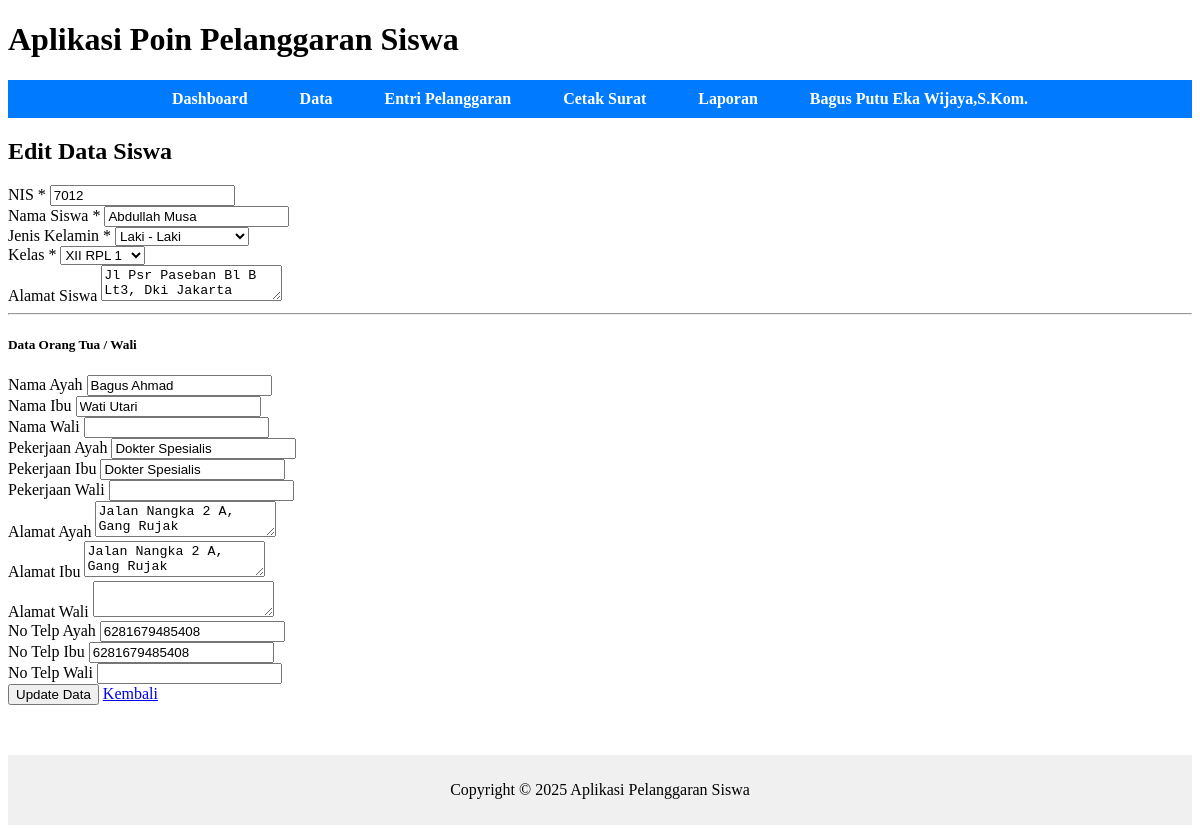
/pages/siswa/edit.php?id=7012 (signed in), run on the app's committed database.
### tables this page shows
CREATE TABLE `siswa` (
  `nis` int(5) NOT NULL,
  `nama_siswa` varchar(50) DEFAULT NULL,
  `jenis_kelamin` enum('Laki - Laki','Perempuan') DEFAULT NULL,
  `alamat` varchar(100) DEFAULT NULL,
  `password` varchar(70) DEFAULT NULL,
  `status` enum('aktif','lulus','keluar') DEFAULT NULL,
  `id_ortu_wali` int(5) DEFAULT NULL,
  `id_kelas` int(3) DEFAULT NULL
);

CREATE TABLE `ortu_wali` (
  `id_ortu_wali` int(5) NOT NULL,
  `ayah` varchar(50) DEFAULT NULL,
  `ibu` varchar(50) DEFAULT NULL,
  `wali` varchar(50) DEFAULT NULL,
  `pekerjaan_ayah` varchar(50) DEFAULT NULL,
  `pekerjaan_ibu` varchar(50) DEFAULT NULL,
  `pekerjaan_wali` varchar(50) DEFAULT NULL,
  `no_telp_ayah` varchar(16) DEFAULT NULL,
  `no_telp_ibu` varchar(16) DEFAULT NULL,
  `no_telp_wali` varchar(16) DEFAULT NULL,
  `alamat_ayah` varchar(100) DEFAULT NULL,
  `alamat_ibu` varchar(100) DEFAULT NULL,
  `alamat_wali` varchar(100) DEFAULT NULL
);

### pages/siswa/edit.php (the view, shortened to what this page needs)
<?php
include('../../config/config.php');
include('../../includes/header.php');
$id = isset($_GET['id']) ? $_GET['id'] : 0;
$query_kelas = "SELECT kelas.id_kelas, tingkat.tingkat, program_keahlian.program_keahlian, kelas.rombel
                FROM kelas
                JOIN tingkat ON kelas.id_tingkat = tingkat.id_tingkat
                JOIN program_keahlian ON kelas.id_program_keahlian = program_keahlian.id_program_keahlian
                ORDER BY tingkat.tingkat ASC, program_keahlian.program_keahlian ASC, kelas.rombel ASC";
$result_kelas = mysqli_query($conn, $query_kelas);
$query = "SELECT
            siswa.nis AS nis, siswa.nama_siswa AS nama_siswa, siswa.jenis_kelamin AS jenis_kelamin, siswa.alamat AS alamat, siswa.id_kelas AS id_kelas,
            ortu_wali.ayah AS ayah, ortu_wali.ibu AS ibu, ortu_wali.wali AS wali,
            ortu_wali.pekerjaan_ayah AS pekerjaan_ayah, ortu_wali.pekerjaan_ibu AS pekerjaan_ibu, ortu_wali.pekerjaan_wali AS pekerjaan_wali,
            ortu_wali.alamat_ayah AS alamat_ayah, ortu_wali.alamat_ibu AS alamat_ibu, ortu_wali.alamat_wali AS alamat_wali,
            ortu_wali.no_telp_ayah AS no_telp_ayah, ortu_wali.no_telp_ibu AS no_telp_ibu, ortu_wali.no_telp_wali AS no_telp_wali,
            kelas.id_kelas AS current_id_kelas
          FROM siswa
          LEFT JOIN ortu_wali ON siswa.id_ortu_wali = ortu_wali.id_ortu_wali
          LEFT JOIN kelas ON siswa.id_kelas = kelas.id_kelas
          WHERE siswa.nis = '$id'";
$result = mysqli_query($conn, $query);
$data = mysqli_fetch_assoc($result);
if (!$data) {
    echo "<div class='alert alert-danger text-center mt-4'>Data siswa tidak ditemukan!</div>";
} else {
    ?>
    <div class="text-center mb-4">
        <h2>Edit Data Siswa</h2>
    </div>
    <div class="container">
        <div class="card shadow-sm">
            <div class="card-body">
                <form method="POST" action="../../process/siswa_process.php">
                    <div class="row mb-3">
                        <div class="col-md-6">
                            <label class="form-label fw-bold">NIS <span class="text-danger">*</span></label>
                            <input type="text" class="form-control" name="nis"
                                value="<?php echo htmlspecialchars($data['nis']); ?>" readonly>
                        </div>
                        <div class="col-md-6">
                            <label class="form-label fw-bold">Nama Siswa <span class="text-danger">*</span></label>
                            <input type="text" class="form-control" name="nama_siswa"
                                value="<?php echo htmlspecialchars($data['nama_siswa']); ?>" required>
                        </div>
                    </div>
                    <div class="row mb-3">
                        <div class="col-md-6">
                            <label class="form-label fw-bold">Jenis Kelamin <span class="text-danger">*</span></label>
                            <select class="form-select" name="jenis_kelamin" required>
                                <option value="Laki - Laki" <?php echo ($data['jenis_kelamin'] == 'Laki - Laki') ? 'selected' : ''; ?>>Laki - Laki</option>
                            </select>
                        </div>
                        <div class="col-md-6">
                            <label class="form-label fw-bold">Kelas <span class="text-danger">*</span></label>
                            <select class="form-select" name="id_kelas" required>
                                <?php
                                if ($result_kelas && mysqli_num_rows($result_kelas) > 0) {
                                    mysqli_data_seek($result_kelas, 0);
                                    while ($row_kelas = mysqli_fetch_assoc($result_kelas)) {
                                        $nama_kelas = $row_kelas['tingkat'] . " " . $row_kelas['program_keahlian'] . " " . $row_kelas['rombel'];
                                        $selected = ($data['id_kelas'] == $row_kelas['id_kelas']) ? 'selected' : '';
                                        echo '<option value="' . $row_kelas['id_kelas'] . '" ' . $selected . '>' . $nama_kelas . '</option>';
                                    }
                                }
                                ?>
                            </select>
                        </div>
                    </div>
                    <div class="mb-3">
                        <label class="form-label fw-bold">Alamat Siswa</label>
                        <textarea class="form-control" name="alamat"
                            rows="2"><?php echo htmlspecialchars($data['alamat']); ?></textarea>
                    </div>
                    <hr class="my-4">
                    <h5 class="mb-3">Data Orang Tua / Wali</h5>
                    <div class="row mb-3">
                        <div class="col-md-4">
                            <label class="form-label fw-bold">Nama Ayah</label>
                            <input type="text" class="form-control" name="ayah"
                                value="<?php echo htmlspecialchars($data['ayah'] ?? ''); ?>">
                        </div>
                        <div class="col-md-4">
                            <label class="form-label fw-bold">Nama Ibu</label>
                            <input type="text" class="form-control" name="ibu"
                                value="<?php echo htmlspecialchars($data['ibu'] ?? ''); ?>">
                        </div>
                        <div class="col-md-4">
                            <label class="form-label fw-bold">Nama Wali</label>
                            <input type="text" class="form-control" name="wali"
                                value="<?php echo htmlspecialchars($data['wali'] ?? ''); ?>">
                        </div>
                    </div>
                    <div class="row mb-3">
                        <div class="col-md-4">
                            <label class="form-label fw-bold">Pekerjaan Ayah</label>
                            <input type="text" class="form-control" name="pekerjaan_ayah"
                                value="<?php echo htmlspecialchars($data['pekerjaan_ayah'] ?? ''); ?>">
                        </div>
                        <div class="col-md-4">
                            <label class="form-label fw-bold">Pekerjaan Ibu</label>
                            <input type="text" class="form-control" name="pekerjaan_ibu"
                                value="<?php echo htmlspecialchars($data['pekerjaan_ibu'] ?? ''); ?>">
                        </div>
                        <div class="col-md-4">
                            <label class="form-label fw-bold">Pekerjaan Wali</label>
                            <input type="text" class="form-control" name="pekerjaan_wali"
                                value="<?php echo htmlspecialchars($data['pekerjaan_wali'] ?? ''); ?>">
                        </div>
                    </div>
                    <div class="row mb-3">
                        <div class="col-md-4">
                            <label class="form-label fw-bold">Alamat Ayah</label>
                            <textarea class="form-control" name="alamat_ayah"
                                rows="2"><?php echo htmlspecialchars($data['alamat_ayah'] ?? ''); ?></textarea>
                        </div>
                        <div class="col-md-4">
                            <label class="form-label fw-bold">Alamat Ibu</label>
                            <textarea class="form-control" name="alamat_ibu"
                                rows="2"><?php echo htmlspecialchars($data['alamat_ibu'] ?? ''); ?></textarea>
                        </div>
                        <div class="col-md-4">
                            <label class="form-label fw-bold">Alamat Wali</label>
                            <textarea class="form-control" name="alamat_wali"
                                rows="2"><?php echo htmlspecialchars($data['alamat_wali'] ?? ''); ?></textarea>
                        </div>
                    </div>
                    <div class="row mb-3">
                        <div class="col-md-4">
                            <label class="form-label fw-bold">No Telp Ayah</label>
                            <input type="text" class="form-control" name="no_telp_ayah"
                                value="<?php echo htmlspecialchars($data['no_telp_ayah'] ?? ''); ?>">
                        </div>
                        <div class="col-md-4">
                            <label class="form-label fw-bold">No Telp Ibu</label>
                            <input type="text" class="form-control" name="no_telp_ibu"
                                value="<?php echo htmlspecialchars($data['no_telp_ibu'] ?? ''); ?>">
                        </div>
                        <div class="col-md-4">
                            <label class="form-label fw-bold">No Telp Wali</label>
                            <input type="text" class="form-control" name="no_telp_wali"
                                value="<?php echo htmlspecialchars($data['no_telp_wali'] ?? ''); ?>">
                        </div>
                    </div>
                    <div class="d-flex gap-2 mt-4">
                        <button type="submit" class="btn btn-primary">Update Data</button>
                        <a href="list.php" class="btn btn-secondary">Kembali</a>
                    </div>
                </form>
            </div>
        </div>
    </div>
    <?php
}
include('../../includes/footer.php');
?>

### data on the page
siswa: nis "7012", nama_siswa "Abdullah Musa", jenis_kelamin "Laki - Laki", alamat "Jl Psr Paseban Bl B Lt3, Dki Jakarta", ayah "Bagus Ahmad", ibu "Wati Utari", pekerjaan_ayah "Dokter Spesialis", pekerjaan_ibu "Dokter Spesialis", alamat_ayah "Jalan Nangka 2 A, Gang Rujak", alamat_ibu "Jalan Nangka 2 A, Gang Rujak", no_telp_ayah "6281679485408", no_telp_ibu "6281679485408"

### other printed values
$_COOKIE['nama'] "Bagus Putu Eka Wijaya,S.Kom."
form field id_kelas "XII RPL 1"
